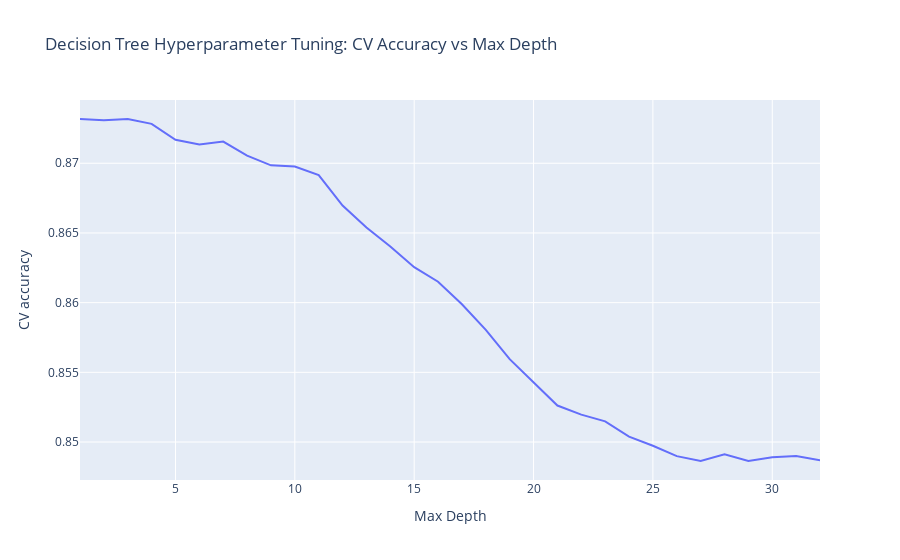

Notebook source saved alongside this figure:
### Code cell
gridsearch_output = pd.DataFrame({'CV accuracy': dtc_pipe_search.cv_results_['mean_test_score'],
             'Max Depth': parameters_values})
fig = px.line(gridsearch_output, x = "Max Depth", y = "CV accuracy",title="Decision Tree Hyperparameter Tuning: CV Accuracy vs Max Depth")
fig.show()

### Figure 1 — Plotly figure (JSON) as saved in the notebook; plotly's stock layout.template omitted (floating-point values rounded to 4 significant figures)
{"data": [{"hovertemplate": "Max Depth=%{x}<br>CV accuracy=%{y}<extra></extra>", "legendgroup": "", "line": {"color": "#636efa", "dash": "solid"}, "marker": {"symbol": "circle"}, "mode": "lines", "name": "", "orientation": "v", "showlegend": false, "type": "scatter", "x": [1, 2, 3, 4, 5, 6, 7, 8, 9, 10, 11, 12, 13, 14, 15, 16, 17, 18, 19, 20, 21, 22, 23, 24, 25, 26, 27, 28, 29, 30, 31, 32], "xaxis": "x", "y": [0.8732, 0.8731, 0.8732, 0.8728, 0.8717, 0.8713, 0.8716, 0.8706, 0.8699, 0.8698, 0.8692, 0.867, 0.8654, 0.864, 0.8625, 0.8615, 0.8599, 0.858, 0.8559, 0.8543, 0.8526, 0.852, 0.8515, 0.8504, 0.8497, 0.849, 0.8486, 0.8491, 0.8486, 0.8489, 0.849, 0.8487], "yaxis": "y"}], "layout": {"legend": {"tracegroupgap": 0}, "title": {"text": "Decision Tree Hyperparameter Tuning: CV Accuracy vs Max Depth"}, "xaxis": {"anchor": "y", "domain": [0, 1], "title": {"text": "Max Depth"}}, "yaxis": {"anchor": "x", "domain": [0, 1], "title": {"text": "CV accuracy"}}}}
